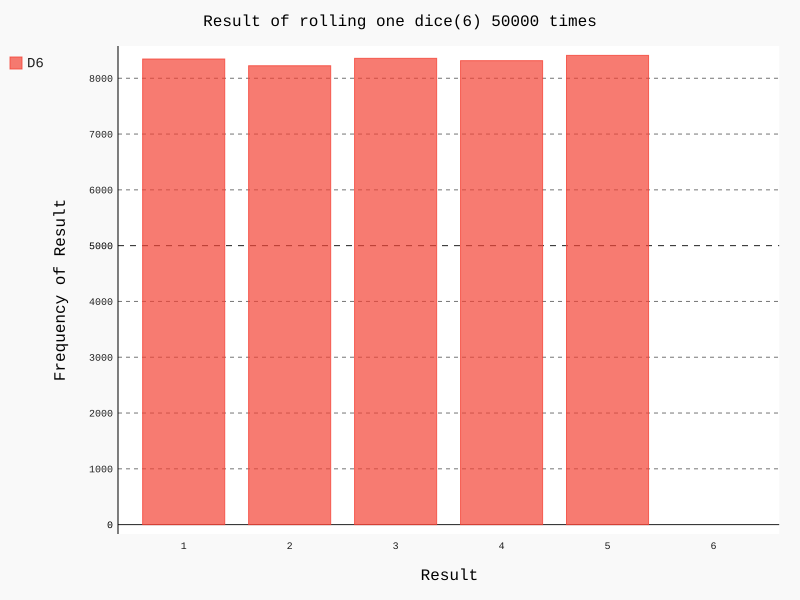

The Python source for this figure:
# -*- coding=utf-8 -*-
import pygal
from die import Die



die = Die()
# 算出筛子结果
result = []
for roll_num in range(50000):
    result.append(die.roll())
#算出各个点数的频率
frequency = []
for value in range(1, die.num_sides):
    frequency.append(result.count(value))


hist = pygal.Bar()

hist.title = 'Result of rolling one dice(6) 50000 times'
hist.x_labels = ['1', '2', '3', '4', '5', '6' ]
hist.x_title = 'Result'
hist.y_title = 'Frequency of Result'

hist.add('D6', frequency)
hist.render_to_file('die_visual.svg')
